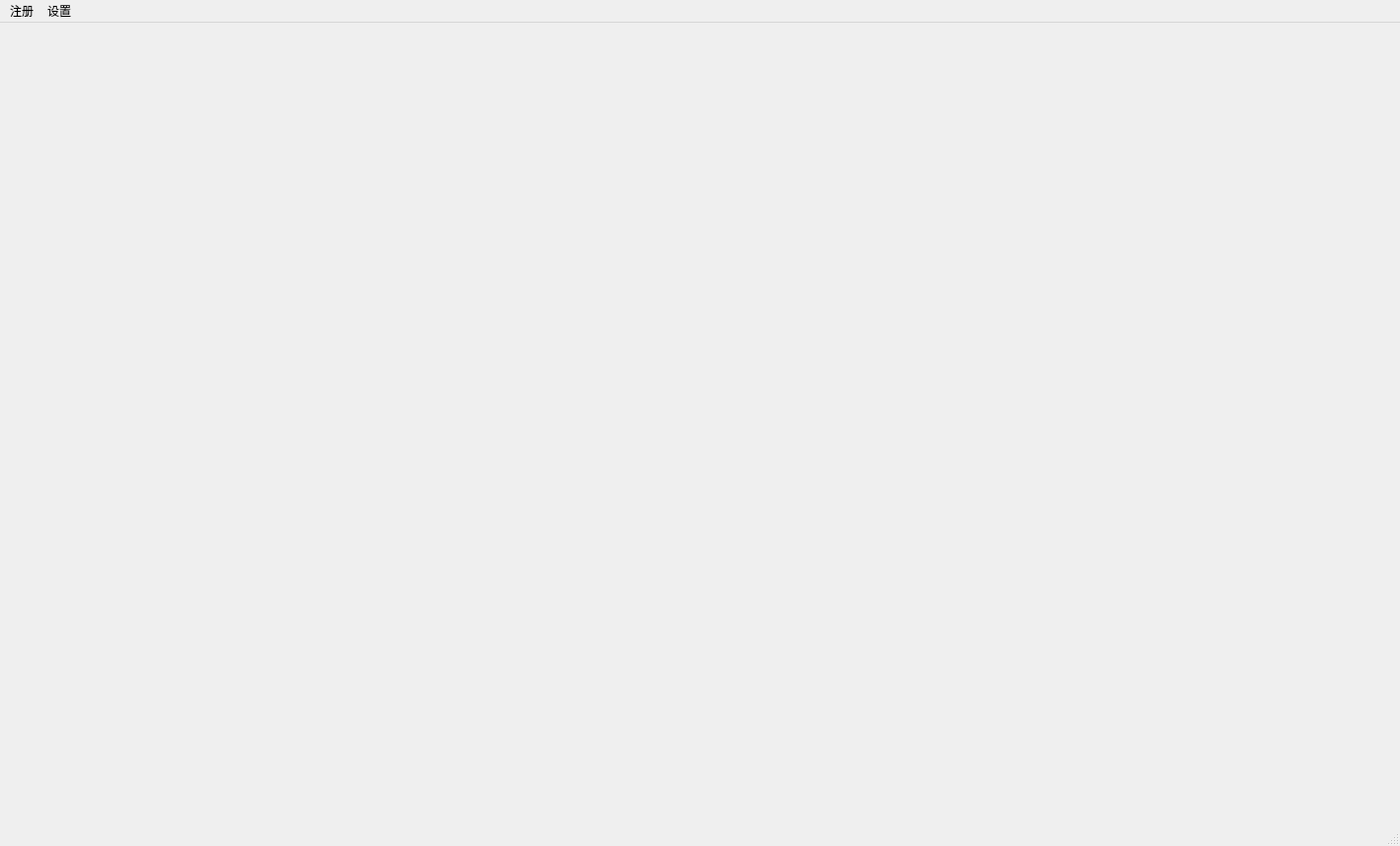
<?xml version="1.0" encoding="UTF-8"?>
<ui version="4.0">
 <class>MainWindow</class>
 <widget class="QMainWindow" name="MainWindow">
  <property name="geometry">
   <rect>
    <x>0</x>
    <y>0</y>
    <width>1419</width>
    <height>857</height>
   </rect>
  </property>
  <property name="windowTitle">
   <string>EVE 欧服</string>
  </property>
  <property name="windowIcon">
   <iconset>
    <normaloff>pic/wicon.png</normaloff>pic/wicon.png</iconset>
  </property>
  <property name="windowOpacity">
   <double>0.800000000000000</double>
  </property>
  <property name="iconSize">
   <size>
    <width>48</width>
    <height>48</height>
   </size>
  </property>
  <widget class="QWidget" name="centralwidget"/>
  <widget class="QMenuBar" name="menubar">
   <property name="geometry">
    <rect>
     <x>0</x>
     <y>0</y>
     <width>1419</width>
     <height>23</height>
    </rect>
   </property>
   <widget class="QMenu" name="menu">
    <property name="title">
     <string>设置</string>
    </property>
    <addaction name="actionwindowtrans"/>
   </widget>
   <widget class="QMenu" name="menu_2">
    <property name="title">
     <string>注册</string>
    </property>
    <addaction name="actionregister"/>
    <addaction name="actionrenew"/>
   </widget>
   <addaction name="menu_2"/>
   <addaction name="menu"/>
  </widget>
  <widget class="QStatusBar" name="statusbar"/>
  <action name="actionwindowtrans">
   <property name="icon">
    <iconset>
     <normaloff>pic/opacity.png</normaloff>pic/opacity.png</iconset>
   </property>
   <property name="text">
    <string>窗口透明度</string>
   </property>
   <property name="iconText">
    <string extracomment="Window Transparency">窗口透明度</string>
   </property>
  </action>
  <action name="actionWindow">
   <property name="text">
    <string>窗口</string>
   </property>
  </action>
  <action name="actionregister">
   <property name="icon">
    <iconset>
     <normaloff>pic/register.png</normaloff>pic/register.png</iconset>
   </property>
   <property name="text">
    <string>注册</string>
   </property>
  </action>
  <action name="actionrenew">
   <property name="icon">
    <iconset>
     <normaloff>pic/money.jpg</normaloff>pic/money.jpg</iconset>
   </property>
   <property name="text">
    <string>续费</string>
   </property>
  </action>
 </widget>
 <resources/>
 <connections/>
</ui>
